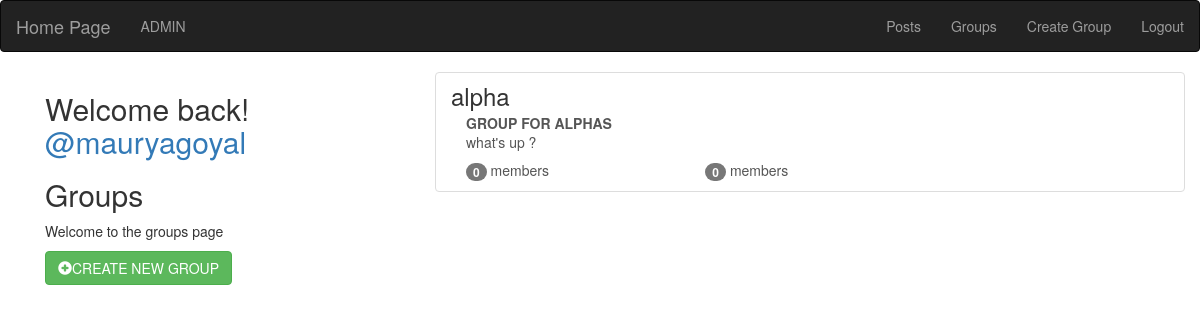
Screenshot of /groups/ (signed in) with the database file from the repository.
### groups/models.py (models this page shows, shortened)
class Group(models.Model):
    name = models.CharField(max_length=225,unique=True)
    slug = models.CharField(max_length=225,unique=True)
    description = models.TextField(blank=True,default='')
    description_html = models.TextField(editable=False,blank=True,default='')
    members = models.ManyToManyField(User,through='GroupMember')
    class Meta:
        ordering = ['name']

### groups/views.py (the view)
# urls.py: path('',views.ListGroups.as_view(),name='all'),
class ListGroups(generic.ListView):
    model = Group

### groups/templates/groups/group_list.html (shortened to what this page needs)
{% extends 'groups/group_base.html' %}
{% block pregroup_block %}
    <div class="col-md-4">
        <div class="content">
            {% if user.is_authenticated %}
                <h2>Welcome back!
                    <a href="{% url 'posts:for_user' username=user.username %}">
                        @{{user.username}}
                    </a>
                </h2>
            {% endif %}
            <h2>Groups</h2>
            <p>Welcome to the groups page </p>
        </div>
        {% if user.is_authenticated %}
            <a href="{% url 'groups:create' %}" class="btn btn-md btn-fill btn-success">
                <span class="glyphicon glyphicon-plus-sign"></span>CREATE NEW GROUP
            </a>
        {% endif %}
    </div>
{% endblock %}
{% block group_content_block %}
    <div class="col-md-8">
        <div class="list_group">
            {% for group in object_list %}
                <a href="{% url 'groups:single' slug=group.slug %}" class="list-group-item">
                    <h3 class="title list-group-item-heading">{{group.name}}</h3>
                    <div class="list-group-item-text container-fluid">
                        {{group.description_html|safe}}
                        <div class="row">
                            <div class="col-md-4">
                                <span class="badge">{{group.members.count}}</span>
                                member{{group.members.count|pluralize}}
                            </div>
                            <div class="col-md-4">
                                <span class="badge">{{group.posts.count}}</span>
                                member{{group.posts.count|pluralize}}
                            </div>
                        </div>
                    </div>
                </a>
            {% endfor %}
        </div>
    </div>
{% endblock %}

### rows the page displays
Group: name "alpha", description_html "GROUP FOR ALPHAS what's up ?", members.count "0", posts.count "0"

### other values shown
{{ user.username }} "mauryagoyal"
